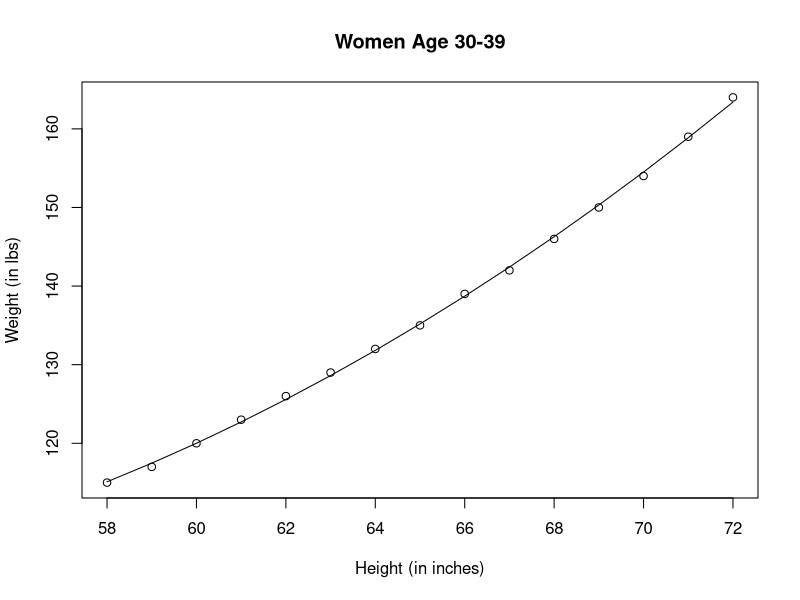

The R source for this figure:
# 多项式回归
fit2 <- lm(weight ~ height + I(height^2), data = women)
summary(fit2)

plot(women$height, women$weight, main = "Women Age 30-39", xlab = "Height (in inches)", ylab = "Weight (in lbs)")
lines(women$height, fitted(fit2))
